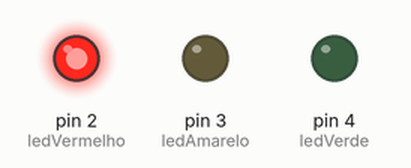
Simulated run of this sketch. Board: Arduino Uno, built with avr-gcc and run on an emulated ATmega328P. Parts: output pins drawn as LEDs (lit = HIGH).

Above: at 1.5 s.
At 4.5 s:
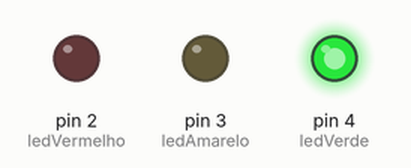
At 6.5 s:
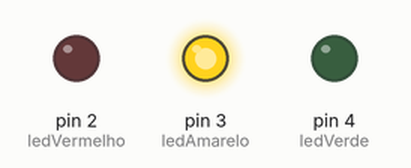
Timing chart, 0 to 9.1 s (numbered marks = the images above):
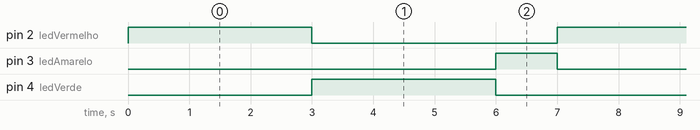

Measured:
- by itself, pin 2 (ledVermelho), pin 4 (ledVerde): alternates HIGH for 3.0 s and LOW for 4.0 s
- by itself, pin 3 (ledAmarelo): alternates HIGH for 1.0 s and LOW for 6.0 s
- by itself, everything shown: repeats every 7.0 s, in 4 steps

The sketch:

semaforo.ino
```cpp
#define ledVermelho 2
#define ledAmarelo 3
#define ledVerde 4

void setup(){
  pinMode(ledVermelho, HIGH);
  pinMode(ledAmarelo, HIGH);
  pinMode(ledVerde, HIGH);
}

void loop(){
digitalWrite(ledVermelho, HIGH);
delay(3000);
digitalWrite(ledVermelho, LOW);
digitalWrite(ledVerde, HIGH);
delay(3000);
digitalWrite(ledVerde, LOW);
digitalWrite(ledAmarelo, HIGH);
delay(1000);
digitalWrite(ledAmarelo, LOW);
}
```
